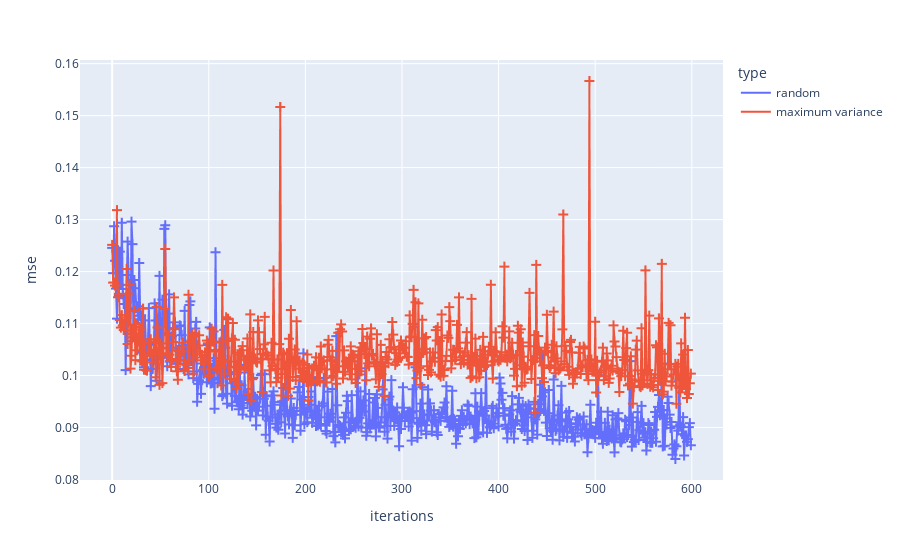

The code cell stored with this chart in its notebook:
### Code cell
data_dict = {'iterations': 2 * [i for i in range(len(random[0]))], 
             'mse': rand.mean(axis=0).tolist() + max_var.mean(axis=0).tolist(),
             'sd_error': (2 * sem(rand)).tolist() + (2 * sem(max_var)).tolist(),
             'type': ['random' for i in range(len(random[0]))] + ['maximum variance' for i in range(len(max_vars[0]))]}

df = pd.DataFrame(data_dict)

fig = px.line(df, x='iterations', y='mse', color='type', error_x='sd_error')
fig.show()

### Figure 1 — Plotly figure (JSON) as saved in the notebook; plotly's stock layout.template omitted (floating-point values rounded to 4 significant figures; data arrays with more than 128 entries replaced by an {"elided": "..."} marker saying what was removed)
{"data": [{"error_x": {"array": {"elided": "600 float values"}}, "hovertemplate": "type=random<br>iterations=%{x}<br>mse=%{y}<extra></extra>", "legendgroup": "random", "line": {"color": "#636efa", "dash": "solid"}, "marker": {"symbol": "circle"}, "mode": "lines", "name": "random", "showlegend": true, "type": "scattergl", "x": {"elided": "600 int values"}, "xaxis": "x", "y": {"elided": "600 float values"}, "yaxis": "y"}, {"error_x": {"array": {"elided": "600 float values"}}, "hovertemplate": "type=maximum variance<br>iterations=%{x}<br>mse=%{y}<extra></extra>", "legendgroup": "maximum variance", "line": {"color": "#EF553B", "dash": "solid"}, "marker": {"symbol": "circle"}, "mode": "lines", "name": "maximum variance", "showlegend": true, "type": "scattergl", "x": {"elided": "600 int values"}, "xaxis": "x", "y": {"elided": "600 float values"}, "yaxis": "y"}], "layout": {"legend": {"title": {"text": "type"}, "tracegroupgap": 0}, "margin": {"t": 60}, "xaxis": {"anchor": "y", "domain": [0, 1], "title": {"text": "iterations"}}, "yaxis": {"anchor": "x", "domain": [0, 1], "title": {"text": "mse"}}}}
